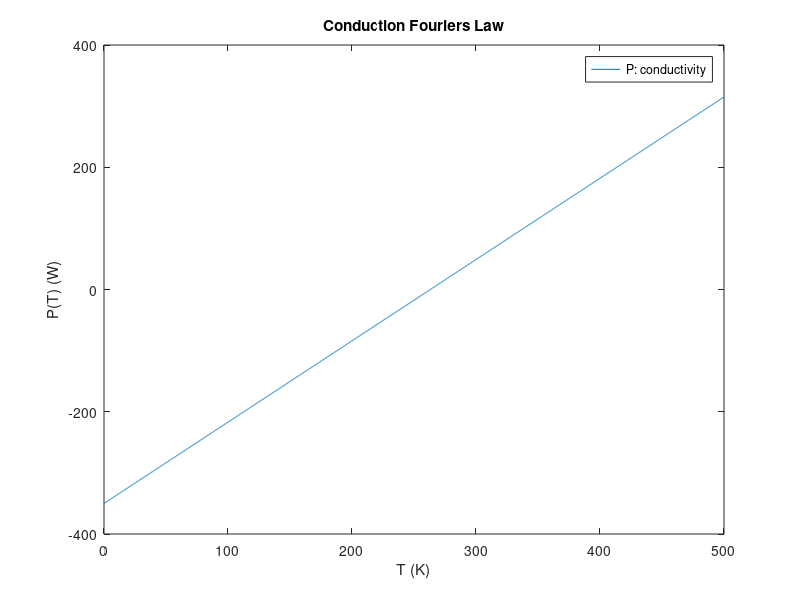

The MATLAB source for this figure:
%%Author: David Al-Nemri
%%NASA Microgravity NExT - Under Ice


%******Heat Conduction******

%P: Power
%k: thermal conductivity 12,28.5,45
%A: Area (Side of a Cylinder)
%d: distance going in
%1 in = 2.54 cm
%1 in = .0254 m

ratio = .0254;              %conversion rate to cm
k = 50                      %thermal conductivity ()
r = .5 * ratio;             %radius of cylinder (m)
h = ratio;                  %height of cylindrical sheet (m)
A = 2*pi*r*h;               %Area of cylindrical sheet (m^2) 
Tc = 263.15;                %Temperature of ice (K)
d = 3*ratio;                %length of ice sample (m)

alpha = k*A / d;        %constants made up of previous values
        %slopes of the linear equation (W/K or (J/(s*K))
        %both lines apply to all 3 alphas


%Functions: Fourier's Law
T = [0:0.1:500];
P = alpha *(T - Tc);

%Plotting of Functions
plot(T,P);
hold on

xlabel('T (K)');
ylabel('P(T) (W)');
title('Conduction Fouriers Law');
legend('P: conductivity');